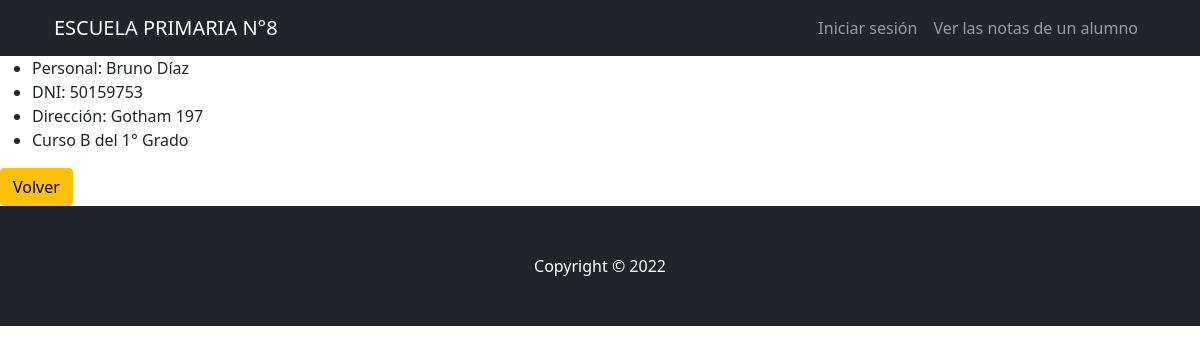
/AppZero/alumnos/detalle/7, run on an earlier commit of the app's database.
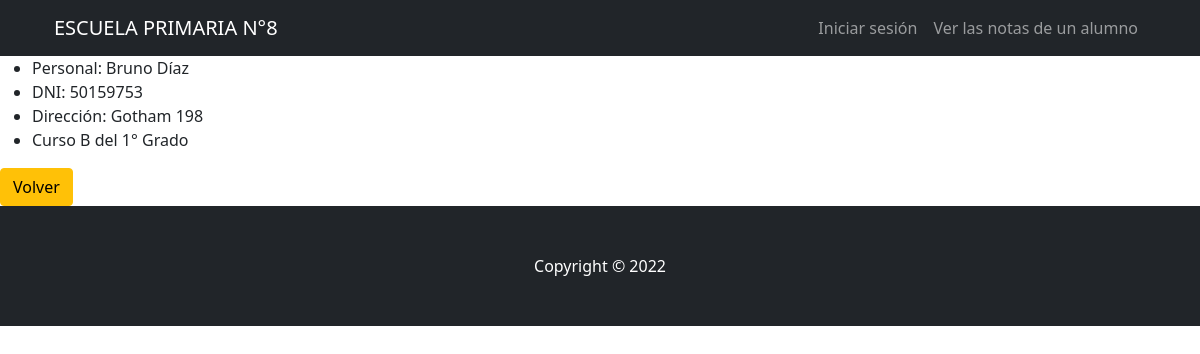
And on a later commit of the database.
### AppZero/models.py (models this page shows, shortened)
class Alumno(models.Model):
    nombre=models.CharField(max_length=40)
    apellido=models.CharField(max_length=40)
    DNI = models.IntegerField()
    direccion=models.CharField(max_length=60, blank=True, null=True)
    telefono=models.IntegerField(blank=True, null=True)
    email=models.EmailField(blank=True, null=True)
    calificaciones = models.OneToOneField('Calificacion', null=True, on_delete=models.CASCADE, related_name='+' )
    curso = models.ForeignKey(Curso, on_delete=models.CASCADE)

class Curso(models.Model):
    grado = models.ForeignKey(Grado, on_delete=models.CASCADE, null=True)
    division=models.CharField(max_length=1)
    def __str__(self):
        return f'Curso {self.division} del {self.grado}'

class Grado(models.Model):
    grado=models.CharField(max_length=1)
    def __str__(self):
        return f'{self.grado}° Grado'

### AppZero/views.py (the view)
# urls.py: path('alumnos/detalle/<pk>', views.AlumnosDetail.as_view(), name="AlumnosDetail"),
class AlumnosDetail(DetailView):
    model = Alumno
    template_name = 'AppZero/Alumnos/alumnos_detail.html'

### AppZero/Templates/AppZero/Alumnos/alumnos_detail.html (shortened to what this page needs)
{% extends "AppZero/padre.html" %}
{% load static %}
{% block contenidoAdicional %}
    <ul>
        <li>Personal: {{alumno.nombre}} {{alumno.apellido}}</li>
        <li>DNI: {{alumno.DNI}}</li>
        {% if alumno.direccion %}
        <li>Dirección: {{alumno.direccion}}</li>
        {% endif %}
        <li>{{alumno.curso}}</li>
    </ul>
    <a class="btn btn-warning" href="javascript:history.back()">Volver</a>
{% endblock %}

What changed in the data, as far as the page shows it:
changed Alumno "Bruno": direccion "Gotham 197" → "Gotham 198"
